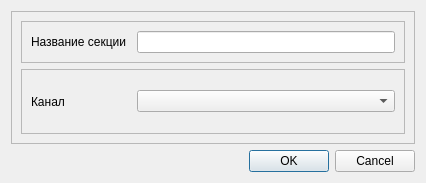
<?xml version="1.0" encoding="UTF-8"?>
<ui version="4.0">
 <class>CreateSectionDialog</class>
 <widget class="QDialog" name="CreateSectionDialog">
  <property name="geometry">
   <rect>
    <x>0</x>
    <y>0</y>
    <width>426</width>
    <height>183</height>
   </rect>
  </property>
  <property name="windowTitle">
   <string>Dialog</string>
  </property>
  <layout class="QVBoxLayout" name="verticalLayout">
   <item>
    <widget class="QFrame" name="frMain">
     <property name="frameShape">
      <enum>QFrame::StyledPanel</enum>
     </property>
     <property name="frameShadow">
      <enum>QFrame::Raised</enum>
     </property>
     <layout class="QVBoxLayout" name="verticalLayout_2">
      <item>
       <widget class="QFrame" name="frSectionName">
        <property name="sizePolicy">
         <sizepolicy hsizetype="Preferred" vsizetype="Fixed">
          <horstretch>0</horstretch>
          <verstretch>0</verstretch>
         </sizepolicy>
        </property>
        <property name="frameShape">
         <enum>QFrame::StyledPanel</enum>
        </property>
        <property name="frameShadow">
         <enum>QFrame::Raised</enum>
        </property>
        <layout class="QHBoxLayout" name="horizontalLayout">
         <item>
          <widget class="QLabel" name="lblSectionName">
           <property name="sizePolicy">
            <sizepolicy hsizetype="Fixed" vsizetype="Preferred">
             <horstretch>0</horstretch>
             <verstretch>0</verstretch>
            </sizepolicy>
           </property>
           <property name="minimumSize">
            <size>
             <width>100</width>
             <height>0</height>
            </size>
           </property>
           <property name="text">
            <string>Название секции</string>
           </property>
          </widget>
         </item>
         <item>
          <widget class="QLineEdit" name="edSectionName"/>
         </item>
        </layout>
       </widget>
      </item>
      <item>
       <widget class="QFrame" name="frChannel">
        <property name="frameShape">
         <enum>QFrame::StyledPanel</enum>
        </property>
        <property name="frameShadow">
         <enum>QFrame::Raised</enum>
        </property>
        <layout class="QHBoxLayout" name="horizontalLayout_2">
         <item>
          <widget class="QLabel" name="lblChannel">
           <property name="sizePolicy">
            <sizepolicy hsizetype="Fixed" vsizetype="Preferred">
             <horstretch>0</horstretch>
             <verstretch>0</verstretch>
            </sizepolicy>
           </property>
           <property name="minimumSize">
            <size>
             <width>100</width>
             <height>0</height>
            </size>
           </property>
           <property name="text">
            <string>Канал</string>
           </property>
          </widget>
         </item>
         <item>
          <widget class="QComboBox" name="cbChannel"/>
         </item>
        </layout>
       </widget>
      </item>
     </layout>
    </widget>
   </item>
   <item>
    <widget class="QDialogButtonBox" name="buttonBox">
     <property name="orientation">
      <enum>Qt::Horizontal</enum>
     </property>
     <property name="standardButtons">
      <set>QDialogButtonBox::Cancel|QDialogButtonBox::Ok</set>
     </property>
    </widget>
   </item>
  </layout>
 </widget>
 <resources/>
 <connections>
  <connection>
   <sender>buttonBox</sender>
   <signal>accepted()</signal>
   <receiver>CreateSectionDialog</receiver>
   <slot>accept()</slot>
   <hints>
    <hint type="sourcelabel">
     <x>248</x>
     <y>254</y>
    </hint>
    <hint type="destinationlabel">
     <x>157</x>
     <y>274</y>
    </hint>
   </hints>
  </connection>
  <connection>
   <sender>buttonBox</sender>
   <signal>rejected()</signal>
   <receiver>CreateSectionDialog</receiver>
   <slot>reject()</slot>
   <hints>
    <hint type="sourcelabel">
     <x>316</x>
     <y>260</y>
    </hint>
    <hint type="destinationlabel">
     <x>286</x>
     <y>274</y>
    </hint>
   </hints>
  </connection>
 </connections>
</ui>
